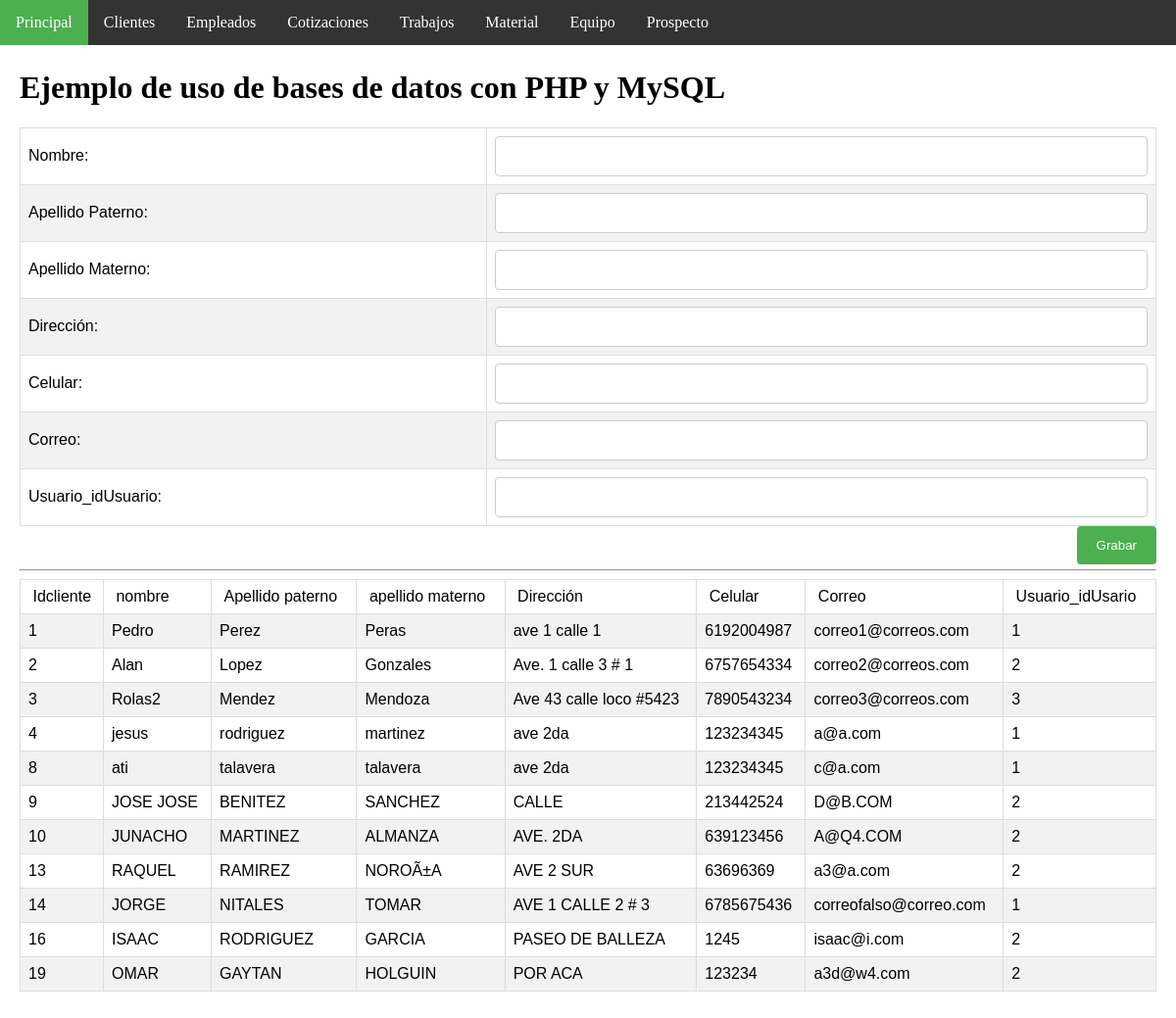
The app's page /insertCliente.php with its own data.
### tables this page shows
CREATE TABLE `cliente` (
  `idCliente` int(11) NOT NULL AUTO_INCREMENT,
  `nombre` varchar(30) NOT NULL,
  `ape_pat` varchar(20) NOT NULL,
  `ape_mat` varchar(20) NOT NULL,
  `direccion` varchar(45) NOT NULL,
  `cel` varchar(10) NOT NULL,
  `correo` varchar(30) NOT NULL,
  `Usuario_idUsuario` int(11) NOT NULL,
  PRIMARY KEY (`idCliente`,`Usuario_idUsuario`),
  UNIQUE KEY `correo_UNIQUE` (`correo`),
  KEY `fk_Cliente_Usuario1_idx` (`Usuario_idUsuario`),
  CONSTRAINT `fk_Cliente_Usuario1` FOREIGN KEY (`Usuario_idUsuario`) REFERENCES `usuario` (`idUsuario`) ON DELETE NO ACTION ON UPDATE NO ACTION
);

### insertCliente.php (the view, shortened to what this page needs)
<!DOCTYPE html>
<html>
<head>
   <link rel="stylesheet" type="text/css" href="css/page_style.css">
</head>
<body>
<ul>
  <li><a class="active" href="index.php">Principal</a></li>
  <li><a href="clienteAdmon.php">Clientes</a></li>
  <li><a href="empleadoAdmon.php">Empleados</a></li>
  <li><a href="#cotizacionAdmon.php">Cotizaciones</a></li>
  <li><a href="#trabajoAdmon.php">Trabajos</a></li>
  <li><a href="#materialAdmon.php">Material</a></li>
  <li><a href="#equipoAdmon.php">Equipo</a></li>
  <li><a href="#prospectoAdmon.php">Prospecto</a></li>
</ul>
<div style="padding:20px;margin-top:30px;height:1500px;">
<h1>Ejemplo de uso de bases de datos con PHP y MySQL</h1>
<form action="insertClienteDb.php" method="post">
<table>
<tr>
   <td>Nombre:</td>
   <td><input type="text" name="nombre" size="20" maxlength="30"></td>
</tr>
<tr>
   <td>Apellido Paterno:</td>
   <td><input type="text" name="a_p" size="20" maxlength="30"></td>
</tr>
<tr>
   <td>Apellido Materno:</td>
   <td><input type="text" name="a_m" size="20" maxlength="30"></td>
</tr>
<tr>
   <td>Dirección:</td>
   <td><input type="text" name="dir" size="20" maxlength="30"></td>
</tr>
<tr>
   <td>Celular:</td>
   <td><input type="text" name="cel" size="20" maxlength="30"></td>
</tr>
<tr>
   <td>Correo:</td>
   <td><input type="text" name="email" size="20" maxlength="30"></td>
</tr>
<tr>
   <td>Usuario_idUsuario:</td>
   <td><input type="text" name="idu" size="20" maxlength="30"></td>
</tr>
</table>
<input type="submit" name="accion" value="Grabar">
<br><br>
</FORM>
<hr>
<?php
   $link=Conectarse();
   $query="select * from cliente";
   $result=mysqli_query($link,$query);
?>
<center>
 <table>
     <tr>
         <td >&nbsp;Idcliente</td>
         <td>&nbsp;nombre&nbsp;</td>
         <td>&nbsp;Apellido paterno&nbsp;</td>
         <td>&nbsp;apellido materno&nbsp;</td>
         <td>&nbsp;Dirección&nbsp;</td>
         <td>&nbsp;Celular&nbsp;</td>
         <td>&nbsp;Correo&nbsp;</td>
         <td>&nbsp;Usuario_idUsario&nbsp;</td>
      </tr>
<?php
   while($row = mysqli_fetch_array($result)) {
echo "<tr><td>".$row["idCliente"]."</td>";
echo "<td >".$row["nombre"]."</td>";
echo "<td>".$row["ape_pat"]."</td>";
echo "<td>".$row["ape_mat"]."</td>";
echo "<td>".$row["direccion"]."</td>";
echo "<td>".$row["cel"]."</td>";
echo "<td>".$row["correo"]."</td>";
echo "<td>".$row["Usuario_idUsuario"]."</td></tr>";
   }
?>
 </table> </center>
</div>
</body>
</html>

### css/page_style.css (style rules this page uses)
table { font-family: "Trebuchet MS", Arial, Helvetica, sans-serif; border-collapse: collapse; width: 100%; }
td,th { border: 1px solid #ddd; padding: 8px; }
tr:nth-child(even) { background-color: #f2f2f2; }
* { box-sizing: border-box; }
input[type=text], select, textarea { width: 100%; padding: 12px; border: 1px solid #ccc; border-radius: 4px; resize: vertical; }
input[type=submit] { background-color: #4CAF50; color: white; padding: 12px 20px; border: none; border-radius: 4px; cursor: pointer; float: right; }
body { margin:0; }
ul { list-style-type: none; margin: 0; padding: 0; overflow: hidden; background-color: #333; position: fixed; top: 0; width: 100%; }
li { float: left; }
li a { display: block; color: white; text-align: center; padding: 14px 16px; text-decoration: none; }
.active { background-color: #4CAF50; }

### records on screen
cliente: idCliente "1", nombre "Pedro", ape_pat "Perez", ape_mat "Peras", direccion "ave 1 calle 1", cel "6192004987", correo "correo1@correos.com", Usuario_idUsuario "1"
cliente: idCliente "2", nombre "Alan", ape_pat "Lopez", ape_mat "Gonzales", direccion "Ave. 1 calle 3 # 1", cel "6757654334", correo "correo2@correos.com", Usuario_idUsuario "2"
cliente: idCliente "3", nombre "Rolas2", ape_pat "Mendez", ape_mat "Mendoza", direccion "Ave 43 calle loco #5423", cel "7890543234", correo "correo3@correos.com", Usuario_idUsuario "3"
cliente: idCliente "4", nombre "jesus", ape_pat "rodriguez", ape_mat "martinez", direccion "ave 2da", cel "123234345", correo "a@a.com", Usuario_idUsuario "1"
cliente: idCliente "8", nombre "ati", ape_pat "talavera", ape_mat "talavera", direccion "ave 2da", cel "123234345", correo "c@a.com", Usuario_idUsuario "1"
cliente: idCliente "9", nombre "JOSE JOSE", ape_pat "BENITEZ", ape_mat "SANCHEZ", direccion "CALLE", cel "213442524", correo "D@B.COM", Usuario_idUsuario "2"
cliente: idCliente "10", nombre "JUNACHO", ape_pat "MARTINEZ", ape_mat "ALMANZA", direccion "AVE. 2DA", cel "639123456", correo "A@Q4.COM", Usuario_idUsuario "2"
cliente: idCliente "13", nombre "RAQUEL", ape_pat "RAMIREZ", ape_mat "NOROÃ±A", direccion "AVE 2 SUR", cel "63696369", correo "a3@a.com", Usuario_idUsuario "2"
cliente: idCliente "14", nombre "JORGE", ape_pat "NITALES", ape_mat "TOMAR", direccion "AVE 1 CALLE 2 # 3", cel "6785675436", correo "correofalso@correo.com", Usuario_idUsuario "1"
cliente: idCliente "16", nombre "ISAAC", ape_pat "RODRIGUEZ", ape_mat "GARCIA", direccion "PASEO DE BALLEZA", cel "1245", correo "isaac@i.com", Usuario_idUsuario "2"
cliente: idCliente "19", nombre "OMAR", ape_pat "GAYTAN", ape_mat "HOLGUIN", direccion "POR ACA", cel "123234", correo "a3d@w4.com", Usuario_idUsuario "2"
